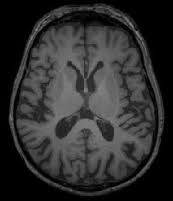
#> input picture Dataset/no/10 no.jpg, 173 x 201 px; its folder holds 3 pictures in this run
$ jupyter execute --allow-errors svm.ipynb
#> lines starting #> are read from the running program, lines starting #| are printed output that depends on the picture
[cell 1]
import cv2
import glob
import os
import math
import matplotlib.pyplot as plt
import numpy as np
from skimage.filters import sobel

SIZE = 128

[cell 2]
data_img = []
data_label = []
for dir_path in glob.glob("Dataset/*"):
    label = dir_path.split("/")[-1]
    print(label)
    for img_path in glob.glob(os.path.join(dir_path, "*.jpg")):
#         print(img_path)
        img = cv2.imread(img_path, cv2.IMREAD_GRAYSCALE)
#> img is the input picture: shape (201, 173); min 0, max 139, mean 46.7
        img = cv2.resize(img, (SIZE, SIZE))
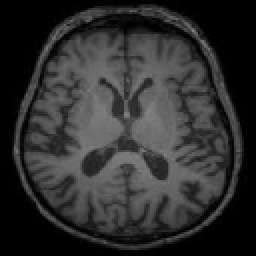
#> img: shape (128, 128) (shown 2 times larger); min 0, max 133, mean 46.6
        data_img.append(img)
        data_label.append(label)

data_img = np.array(data_img)
data_label = np.array(data_label)

[cell 3]
plt.imshow(data_img[0], cmap='gray')

[cell 4]
def image_negatif(pixels):
    result = []
    for row in pixels:
        current = []
        for pixel in row:
            negatif = 255 - pixel
            current.append(negatif)
        result.append(current)
    return np.array(result)

# Mengurangi noise dengan median filtering
def median_filter(data, kernel_size):
    temp = []
    indexer = kernel_size // 2
    data_final = []
    data_final = np.zeros((len(data), len(data[0])))
    for i in range(len(data)):

        for j in range(len(data[0])):

            for z in range(kernel_size):
                if i + z - indexer < 0 or i + z - indexer > len(data) - 1:
                    for c in range(kernel_size):
                        temp.append(0)
                else:
                    if j + z - indexer < 0 or j + indexer > len(data) - 1:
                        temp.append(0)
                    else:
                        for k in range(kernel_size):
                            temp.append(data[i + z - indexer][j + k - indexer])

            temp.sort()
            data_final[i][j] = temp[len(temp) // 2]
            temp = []
    return data_final

def logarithmic_trans(c, gamma, pixels):
    result = []
    for row in pixels:
        current = []
        for pixel in row:
            rule = math.floor(c * ((pixel) ** gamma))
            current.append(rule)
        result.append(current)
    return np.array(result)

#> (a cell that did not finish here is left out)

[cell 6]
def image_preprocessing(dataset):
    new_dataset = []
    for image in dataset:
        img_negatif = image_negatif(image)
        filtered_img = median_filter(img_negatif, 12)
        log_img = logarithmic_trans(1.33, 7, img_negatif)
        new_dataset.append(log_img)
#> this loop made 2 passes
#> pass 1, in image_preprocessing, `img_negatif = image_negatif(image)`:
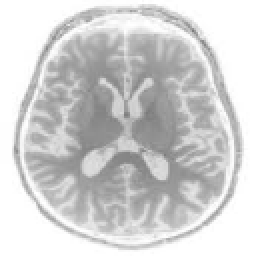
#> img_negatif: shape (128, 128) int64 (shown 2 times larger); min 122, max 255, mean 208.4
#> pass 1, in image_preprocessing, `filtered_img = median_filter(img_negatif, 12)`:
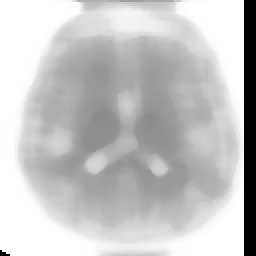
#> filtered_img: shape (128, 128) float64 (shown 2 times larger); min 0, max 255, mean 196.1
#> pass 1, in image_preprocessing, `log_img = logarithmic_trans(1.33, 7, img_negatif)`:
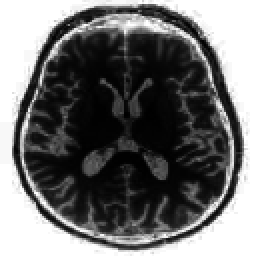
#> log_img: shape (128, 128) int64 (shown 2 times larger); min 5.35e+14, max 9.32e+16, mean 4.1e+16; drawn with min black and max white
    return np.array(new_dataset)

[cell 7]
def feature_extractor(dataset):
    new_dataset = []
    for image in dataset:
        image_flatten = image.flatten()
        new_dataset.append(image_flatten)
    new_dataset = np.array(new_dataset)
    # normalisasi
    new_dataset = new_dataset / 255.0
    return new_dataset
